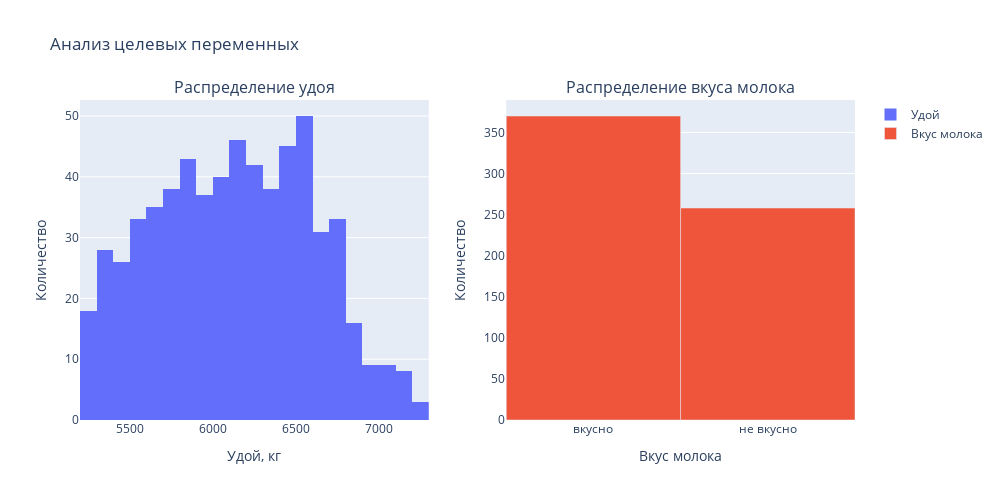

The cell this chart's notebook holds for it:
### Code cell
# Создаем подграфики
fig = make_subplots(rows=1, cols=2, subplot_titles=("Распределение удоя", "Распределение вкуса молока"))

# Гистограмма для удоя
fig.add_trace(
    go.Histogram(x=main['удой_кг'], nbinsx=30, name='Удой'),
    row=1, col=1
)

# Столбчатая диаграмма для вкуса молока
vkus_counts = main['вкус_молока'].value_counts()
fig.add_trace(
    go.Bar(x=vkus_counts.index, y=vkus_counts.values, name='Вкус молока'),
    row=1, col=2
)

# Обновляем макет
fig.update_layout(height=500, width=1000, title_text="Анализ целевых переменных")
fig.update_xaxes(title_text="Удой, кг", row=1, col=1)
fig.update_xaxes(title_text="Вкус молока", row=1, col=2)
fig.update_yaxes(title_text="Количество", row=1, col=1)
fig.update_yaxes(title_text="Количество", row=1, col=2)

# Отображаем график
fig.show()

# Добавим статистику по удою
print("Статистика по удою:")
print(main['удой_кг'].describe())

# Добавим статистику по вкусу молока
print("\nСтатистика по вкусу молока:")
print(main['вкус_молока'].value_counts(normalize=True))

### Figure 1 — Plotly figure (JSON) as saved in the notebook; plotly's stock layout.template omitted (floating-point values rounded to 4 significant figures; data arrays with more than 128 entries replaced by an {"elided": "..."} marker saying what was removed)
{"data": [{"name": "Удой", "nbinsx": 30, "type": "histogram", "x": {"elided": "628 int values"}, "xaxis": "x", "yaxis": "y"}, {"name": "Вкус молока", "type": "bar", "x": ["вкусно", "не вкусно"], "xaxis": "x2", "y": [370, 258], "yaxis": "y2"}], "layout": {"annotations": [{"font": {"size": 16}, "showarrow": false, "text": "Распределение удоя", "x": 0.225, "xanchor": "center", "xref": "paper", "y": 1, "yanchor": "bottom", "yref": "paper"}, {"font": {"size": 16}, "showarrow": false, "text": "Распределение вкуса молока", "x": 0.775, "xanchor": "center", "xref": "paper", "y": 1, "yanchor": "bottom", "yref": "paper"}], "height": 500, "title": {"text": "Анализ целевых переменных"}, "width": 1000, "xaxis": {"anchor": "y", "domain": [0, 0.45], "title": {"text": "Удой, кг"}}, "xaxis2": {"anchor": "y2", "domain": [0.55, 1], "title": {"text": "Вкус молока"}}, "yaxis": {"anchor": "x", "domain": [0, 1], "title": {"text": "Количество"}}, "yaxis2": {"anchor": "x2", "domain": [0, 1], "title": {"text": "Количество"}}}}
